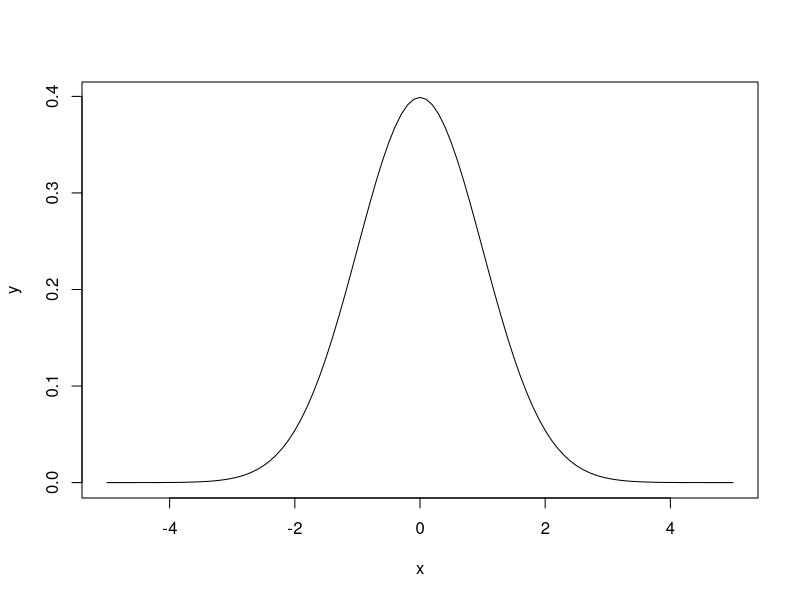

Here is the R script that generated this plot:
## ---- chunk 1
x <- seq(-5, 5, 0.1)
y <- dnorm(x, mean = 0, sd = 1)

plot(x, y, type = 'l')
